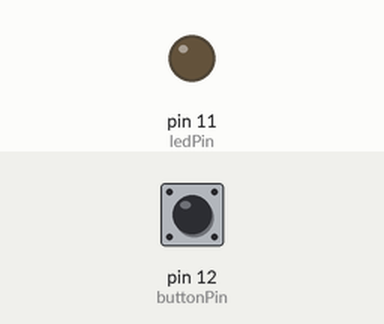
Bench run of a program on a simulated Raspberry Pi (header pin numbers). On the bench: output pins drawn as LEDs (lit = HIGH). Inputs (shaded band) come from the test bench; at power-on: pin 12 (buttonPin) HIGH. What the program prints to the terminal is not drawn.

Above: at 1.2 s.
1.3 s: pin 12 (buttonPin) pulled LOW for 0.15 s
At 1.37 s:
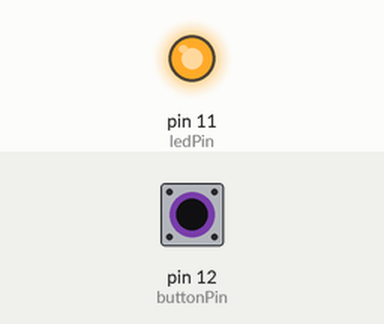
2.9 s: pin 12 (buttonPin) pulled LOW for 3.2 s
At 6.4 s:
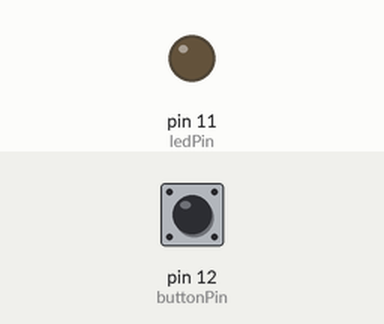
Timing chart, 0 to 7.9 s (numbered marks = the images above; inputs shaded):
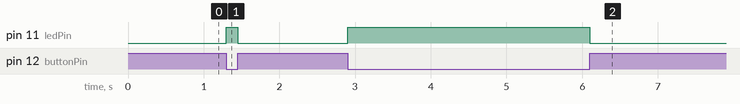

Measured:
- after the input at 1.3 s, pin 11 (ledPin): LOW → HIGH at once, → LOW 0.15 s later
- after the input at 2.9 s, pin 11 (ledPin): LOW → HIGH at once, → LOW 3.2 s later

The program:

buttonLed.py
```python
import RPi.GPIO as GPIO

ledPin = 11
buttonPin = 12

def setup():
    print('Program starting...')
    GPIO.setmode(GPIO.BOARD)
    GPIO.setup(ledPin, GPIO.OUT)
    GPIO.setup(buttonPin, GPIO.IN, pull_up_down=GPIO.PUD_UP)

def loop():
    while True:
        if GPIO.input(buttonPin)==GPIO.LOW:
            GPIO.output(ledPin, GPIO.HIGH)
            print('LED on')
        else:
            GPIO.output(ledPin, GPIO.LOW)
            print('LED off')

def destroy():
    GPIO.output(ledPin, GPIO.LOW)
    GPIO.cleanup()

if __name__ == '__main__':
    setup()
    try:
        loop()
    except KeyboardInterrupt:
        destroy()
```
